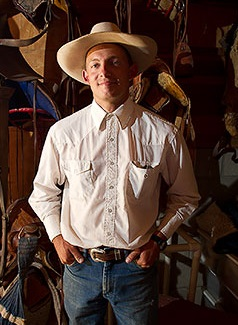
#> input picture TestImages/4.portrait.jpg, 238 x 325 px
$ python -i PickRectROI.py   (imports and definitions only)
#> lines starting #> are read from the running program, lines starting #| are printed output that depends on the picture
import cv2
import numpy as np

#global variables for drawing rectangle and equlization mode
ix, iy = -1, -1
jx, jy = -1, -1
drawing = False
mode = 0
modeMessages = ["RGB Mode", "Y Channel Mode", "Dual Mode"]
RGBMODE = 0
YMODE = 1
DUALMODE = 2


#Function to equalize each of the RGB channels
def enhanceRGB(img):
    b, g, r = cv2.split(img)        #Split channels
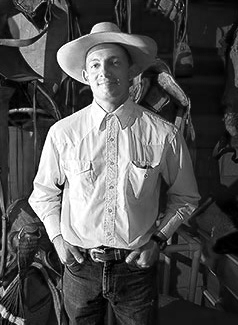
#> b: shape (325, 238); min 0, max 255, mean 81.6
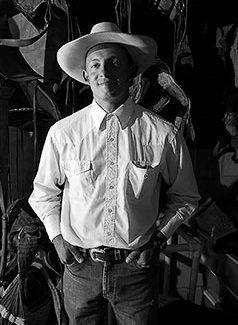
#> g: shape (325, 238); min 0, max 255, mean 61.3
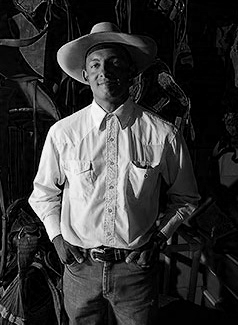
#> r: shape (325, 238); min 0, max 254, mean 52.9
    #Equalize Histograms
    b = cv2.equalizeHist(b)
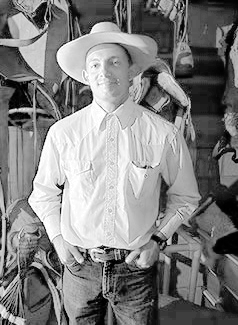
#> b: shape (325, 238); min 0, max 255, mean 128.1
    g = cv2.equalizeHist(g)
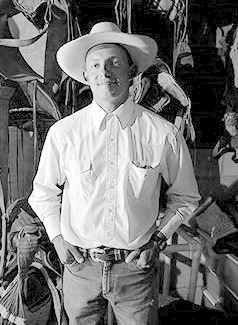
#> g: shape (325, 238); min 0, max 255, mean 112.7
    r = cv2.equalizeHist(r)
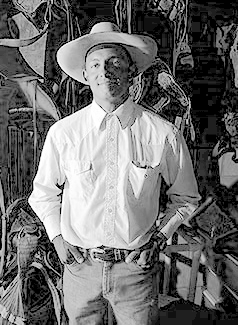
#> r: shape (325, 238); min 0, max 255, mean 108.8

    newImg = cv2.merge([b, g, r])   #Merge channels back
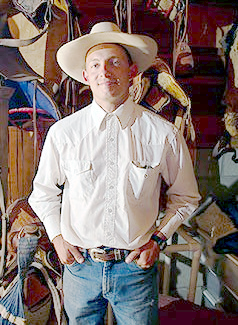
#> newImg: shape (325, 238, 3); mean R, G, B 128.1, 112.7, 108.8
    return newImg                   #Return new image

#Function to equalize the yellow channel
def enhanceY(img):
    #convert to YCrCb
    newImg = cv2.cvtColor(img, cv2.COLOR_RGB2YCrCb)
    cY, Cr, Cb = cv2.split(newImg)      #Split Channels
    newY = cv2.equalizeHist(cY)         #Equalize yellow channel
    newImg = cv2.merge([newY, Cr, Cb])  #Merge channels back
    #convert back to RGB
    newImg =cv2.cvtColor(newImg, cv2.COLOR_YCrCb2RGB)
    return newImg                       #return new image

#Mouse Callback function draw rectangle
def draw_rectangle(event, x, y, flags, param):
    global ix, iy, jx, jy, drawing, cloneImg
    global rectLayer

    if event == cv2.EVENT_LBUTTONDOWN:
        #set rectangle points
        ix, iy = x, y
        jx, jy = x, y
        drawing = True              #Set drawing to True
        cloneImg = img.copy()       #Clear cloneImg of old selection
    elif event == cv2.EVENT_MOUSEMOVE and drawing:
        jx, jy = x, y               #Set rectangle corner
        rectLayer = cloneImg.copy()     #Set the rectLayer to the cloneImg
        cv2.rectangle(rectLayer, (ix, iy), (jx, jy), (0, 0, 255), 1)
        cv2.imshow('image', rectLayer)  #Show rectLayer image
        #print(jx, jy)              #Show cursor position

    elif event == cv2.EVENT_LBUTTONUP:
        jx, jy = x, y               #Set cursor
        cv2.rectangle(cloneImg, (ix, iy), (jx, jy), (0, 0, 255), 1)
        drawing = False             #Stop drawing rectangle


# Set image to adjust
imgName = "TestImages/4.portrait.jpg"
# [4 lines not run here, left out]

#Temporary images
# [1 line that did not run here, left out]
# [1 line that did not run here, left out]

# [48 lines not run here, left out]

>>> import cv2
>>> picture = cv2.cvtColor(cv2.imread('TestImages/4.portrait.jpg'), cv2.COLOR_BGR2RGB)
>>> result = enhanceRGB(picture)
